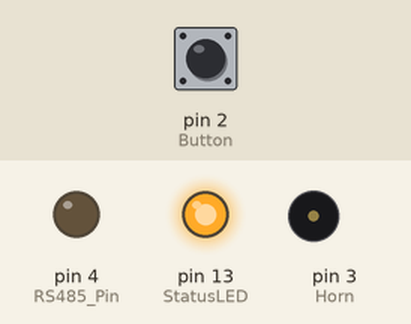
The sketch below on a simulated Arduino Uno, built with avr-gcc and run on an emulated ATmega328P. On the bench: output pins drawn as LEDs (lit = HIGH), buzzer (waves = sounding, pin HIGH). The inputs (shaded band) are chosen by the test bench; at power-on: pin 2 (Button) HIGH. What the sketch prints to the serial monitor is not drawn.

Above: at 1.2 s.
1.3 s: pin 2 (Button) pulled LOW for 0.15 s
Timing chart, 0 to 4.3 s (numbered marks = the images above; inputs shaded):
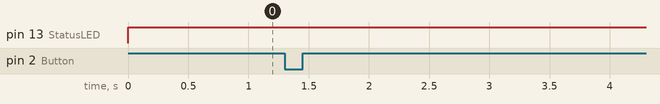

The sketch:

Arduino_Horn.ino
```cpp
#include "wiring.h"
#include "settings.h"
#include "RS485_bus.h"
#include <Wire.h>


Bus bus(RS485_Pin);

bool honk_start = true;
bool honk_first = true;
bool honk_finish = true;

int finish_counter = 0;
//horn times
int Horn_Start_Duration = 1000;
int Horn_Finish_Duration = 500;

void setup() {
  Serial.begin(9600);
  pinMode(Button, INPUT_PULLUP);
  pinMode(Horn, OUTPUT);
  pinMode(StatusLED, OUTPUT);
}//END void setup()


void loop() {
  serialEvent();
  if(button_pushed(Button)){
    bus.send(C_mode, M_start);
    wait(Button, 500);
  }
}//END void loop()


bool button_pushed(int _button){
  return !digitalRead(_button);
}//END void button_pushed(...)


void serialEvent() {
  uint8_t code;
  uint16_t value;
  ping(false);
  if (bus.get(code, value)) {
    switch (code) {
      case C_mode:
        switch (value){
          case M_startHorn:
            race_started();
            break;
          case M_finish:
            race_finished();
            break;
          default:
            break;
        }//END switch(value)
        break;//END case C_mode;
      case C_ping:
        ping(true);
        break;
      default:
        break;
    }//END switch(code)
  }//END if(-data available-)
}//END void serialEvent()


void race_started(){
  honk(Horn, Horn_Start_Duration);
  finish_counter = 0;
}//END race_started()


void race_finished(){
  finish_counter++;
  if(finish_counter == 1 && honk_first){
    honk(Horn, Horn_Finish_Duration);
  }
  else if(finish_counter > 1 && honk_finish){
    honk(Horn, Horn_Finish_Duration);
  }
}//END race_finished


void ping(bool _received){
  static long oldTime;
  long now = millis();
  if(now > oldTime){
    oldTime = now + ping_duration;
    digitalWrite(StatusLED, HIGH);
  }
  if(_received){
    oldTime = now + ping_duration;
    digitalWrite(StatusLED, LOW);
  }
}//END void ping()


void wait(int _pin, int _time){
  while(!digitalRead(_pin)){}
  delay(_time);
}//END void wait(...)

void honk(int _HornPin, int _duration){
  digitalWrite(_HornPin, HIGH);
  delay(_duration);
  digitalWrite(_HornPin, LOW);
}//END void honk(...)
```

RS485_bus.cpp
```cpp
#include "RS485_bus.h"

Bus::Bus(int Pin) {
  enablePin = Pin;
  pinMode(enablePin, OUTPUT);
  digitalWrite(enablePin, LOW);
}

int Bus::get(uint8_t& _code, uint16_t& _value) {
#define msg_l   5
  if (Serial.available() >= msg_l) {
    uint8_t data[msg_l];
    data[0] = Serial.read();
    if (data[0] == start_byte) {
      for (int i = 1; i < msg_l; i++) {
        data[i] = Serial.read();
      }
      if (data[msg_l - 1] == stop_byte) {
        _code = (data[1] & 0xFF);
        _value = ((data[2] << 8) | (data[3]));
        return 1;
      }
      else
        return 0;
    }
    else
      return 0;
  }
  else
    return 0;
}

int Bus::send(uint8_t _code, uint16_t _value) {
  byte data1 = _code;
  byte data2 = ((_value  & 0xFF00) >> 8);
  byte data3 = (_value & 0x00FF);
  if (Serial.available() == 0) {
    digitalWrite(enablePin, HIGH);
    Serial.write(start_byte);
    Serial.write(data1);
    Serial.write(data2);
    Serial.write(data3);
    Serial.write(stop_byte);
    delay(6);
    digitalWrite(enablePin, LOW);
    return 1;
  }
  else
    return 0;
}
```

RS485_bus.h
```cpp
#ifndef RS485_BUS_H
#define RS485_BUS_H

#include "arduino.h"

//Validation Bytes
#define start_byte  0xF5
#define stop_byte   0x0D

//Bus Message code
#define C_ping      0x01   //send ping
#define C_mode      0x02   //Counter-Value
#define C_pTime1    0x11   //preview Time1
#define C_pTime2    0x12   //preview Time2
#define C_pTime3    0x13   //preview Time3
#define C_oTime1    0x21   //official Time1
#define C_oTime2    0x22   //official Time2
#define C_oTime3    0x23   //official Time3


// Mode code
#define M_disarm    0x0000
#define M_arm       0x0001
#define M_stop      0x0002
#define M_start     0x0003
#define M_startHorn 0x0004
#define M_finish    0x0005    //for every line finish
#define M_cancled   0x0006


class Bus {
  private:
    int enablePin;
  public:
    Bus(int);
    int get(uint8_t&, uint16_t&);
    int send(uint8_t, uint16_t);
};
#endif
```

wiring.h
```cpp
#ifndef WIRING_H
#define WIRING_H
#include "Arduino.h"

#define Button       2
#define Horn         3
#define RS485_Pin    4
#define StatusLED   13

#endif
```

settings.h
```cpp
#ifndef SETTINGS_H
#define SETTINGS_H

    int saveTime_short = 50;
    int saveTime_long = 1000;

    int ping_duration = 3100;
#endif
```
